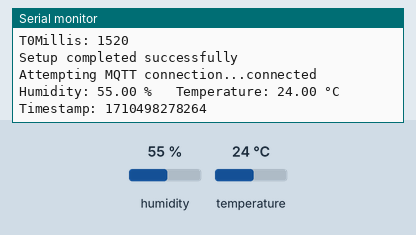
A sketch run on a simulated ESP32. On the bench: the last lines printed to the serial monitor. The test bench sets the inputs (shaded band); at power-on: humidity 55 %, temperature 24 °C. WiFi joins after 1.5 s; servers stay silent unless stated; the local clock reads 2024-03-15 10:24:30 at power-on unless the sketch sets it; no MQTT or app messages arrive unless stated.

Above: at 2.7 s.
2.8 s: humidity set to 22 %
At 5.0 s:
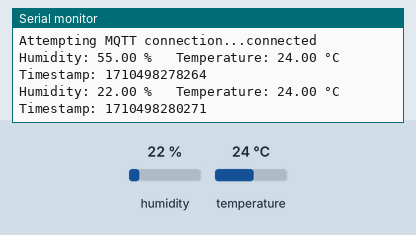
5.5 s: temperature set to 12 °C
At 6.7 s:
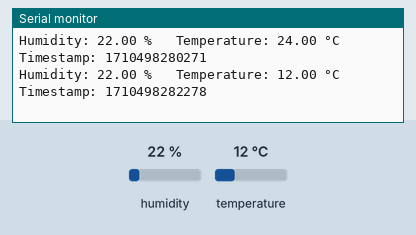
8.2 s: humidity set to 40 %
At 10.3 s:
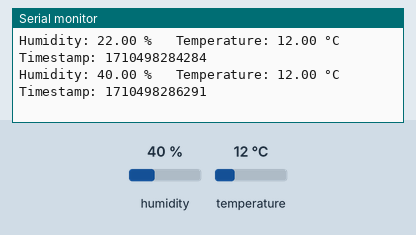
Timing chart, 0 to 11.8 s (numbered marks = the images above; inputs shaded):
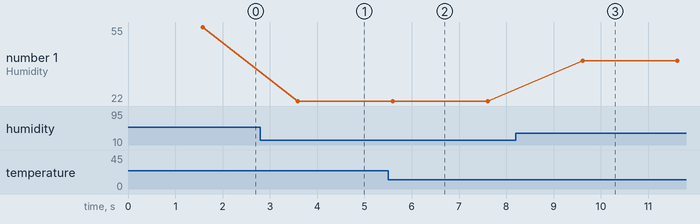

The sketch:

dht.ino.ino
```cpp
#include <WiFi.h>
#include <PubSubClient.h>
#include <ArduinoJson.h>
#include <DHT.h>
#include <time.h>
#include <stdint.h>
#include "credentials.h"
#include "conf.h"
#include "edge.h"

#define DHTPIN 21     // Digital pin connected to the DHT sensor
#define DHTTYPE DHT22 // DHT 22 (AM2302)

DHT dht(DHTPIN, DHTTYPE);
WiFiClient espClient;
PubSubClient client(espClient);

uint64_t T0NTP;
uint64_t T0Milis;

// NTP config
const char *ntpServer = "pool.ntp.org";
const long gmtOffset_sec = 3600;     // Adjust for your timezone (e.g., -3600 for GMT-1)
const int daylightOffset_sec = 3600; // Adjust for daylight saving time

void setup()
{
  Serial.begin(115200);
  setup_wifi(ssid, password);
  client.setServer(mqtt_server, 1883);
  setupTime();
  dht.begin();
  Serial.println("Setup completed successfully");
}

void loop()
{
  if (!client.connected())
  {
    reconnect_Mqtt();
  }
  client.loop();

  // Read temperature and humidity
  float h = dht.readHumidity();
  float t = dht.readTemperature();
  uint64_t timestamp = unixMilis() + 7200;
  Serial.print("Humidity: ");
  Serial.print(h);
  Serial.print(" %\t Temperature: ");
  Serial.print(t);
  Serial.print(" °C");
  Serial.print("\t Timestamp: ");
  Serial.println(timestamp);

  // Check if any reads failed and exit early (to try again).
  if (isnan(h) || isnan(t))
  {
    Serial.println("Failed to read from DHT sensor!");
    delay(2000); // Wait for 2 seconds before sending the next message
    return;
  }

  // Publish temperature and humidityJsonDocument jsonDocTemp;
  JsonDocument jsonDocTemp;
  jsonDocTemp["schema"] = JsonObject();
  jsonDocTemp["schema"]["type"] = "struct";
  jsonDocTemp["schema"]["fields"] = JsonArray();
  JsonObject tempField = jsonDocTemp["schema"]["fields"].createNestedObject();
  tempField["type"] = "float";
  tempField["optional"] = false;
  tempField["field"] = "temperature";
  JsonObject timeFieldTemp = jsonDocTemp["schema"]["fields"].createNestedObject();
  timeFieldTemp["type"] = "int64";
  timeFieldTemp["optional"] = false;
  timeFieldTemp["field"] = "timestamp";
  jsonDocTemp["payload"] = JsonObject();
  jsonDocTemp["payload"]["temperature"] = t;
  jsonDocTemp["payload"]["timestamp"] = timestamp + 7200000; // To correct the GMT+2

  char jsonBufferTemp[400];
  serializeJson(jsonDocTemp, jsonBufferTemp);
  client.publish("{\"temperature\":\"string\"}", jsonBufferTemp);

  JsonDocument jsonDocHumi;
  jsonDocHumi["schema"] = JsonObject();
  jsonDocHumi["schema"]["type"] = "struct";
  jsonDocHumi["schema"]["fields"] = JsonArray();
  JsonObject humField = jsonDocHumi["schema"]["fields"].createNestedObject();
  humField["type"] = "float";
  humField["optional"] = false;
  humField["field"] = "humidity";
  JsonObject timeFieldHumi = jsonDocHumi["schema"]["fields"].createNestedObject();
  timeFieldHumi["type"] = "int64";
  timeFieldHumi["optional"] = false;
  timeFieldHumi["field"] = "timestamp";
  jsonDocHumi["payload"] = JsonObject();
  jsonDocHumi["payload"]["humidity"] = h;
  jsonDocHumi["payload"]["timestamp"] = timestamp + 7200000; // To correct the GMT+2

  char jsonBufferHumi[400];
  serializeJson(jsonDocHumi, jsonBufferHumi);
  client.publish("{\"humidity\":\"string\"}", jsonBufferHumi);

  delay(2000); // Wait for 2 seconds before sending the next message
}
```

conf.h
```cpp
#ifndef CONF_H
#define CONF_H

const char* mqtt_server = "192.168.137.1";

#endif // CONF_H
```

edge.cpp
```cpp
#include <WiFi.h>
#include <PubSubClient.h>
#include "edge.h"

extern PubSubClient client;

void setup_wifi(const char *ssid, const char *password)
{
  delay(10);
  Serial.print("Connecting to Wi-Fi : ");
  Serial.println(ssid);
  Serial.println("Connecting to WiFi...");
  WiFi.begin(ssid, password);
  while (WiFi.status() != WL_CONNECTED)
  {
    delay(500);
    Serial.print(".");
  }
  Serial.println("\nWiFi connected");
  Serial.print("IP address: ");
  Serial.println(WiFi.localIP());
}

void reconnect_Mqtt()
{
  while (!client.connected())
  {
    Serial.print("Attempting MQTT connection...");
    if (client.connect("ESP32Client"))
    {
      Serial.println("connected");
      // Once connected, publish an announcement...
      client.publish("test", "hello world");
    }
    else
    {
      Serial.print("failed, rc=");
      Serial.print(client.state());
      Serial.println(" try again in 5 seconds");
      delay(5000);
    }
  }
}

void setupTime()
{
  configTime(gmtOffset_sec, daylightOffset_sec, ntpServer);
  Serial.println("Synchronizing time with NTP server...");
  struct tm timeinfo;
  if (!getLocalTime(&timeinfo))
  {
    Serial.println("Failed to obtain time");
    Serial.println("Please enter the current UNIX timestamp in seconds:");
    while (!Serial.available())
    {
      delay(100);
    }
    String input = Serial.readStringUntil('\n');
    T0NTP = parseUint64(input) * 1000; // Convert to milliseconds

    time_t manualTime = input.toInt();
    localtime_r(&manualTime, &timeinfo);
    Serial.print("Manual time set to: ");
    Serial.println(&timeinfo, "%Y-%m-%d %H:%M:%S");
  }
  else
  {
    T0NTP = mktime(&timeinfo) * 1000;
    Serial.println("Time synchronized successfully");
    Serial.print("Current time: ");
    Serial.println(&timeinfo, "%Y-%m-%d %H:%M:%S");
  }
  T0Milis = millis();
  Serial.print("T0NTP: ");
  Serial.println(T0NTP);
  Serial.print("T0Millis: ");
  Serial.println(T0Milis);
}

uint64_t unixMilis()
{
  uint64_t trueMillis = T0NTP + millis() - T0Milis;
  return trueMillis;
}

uint64_t parseUint64(String s)
{
  uint64_t result = 0;
  for (int i = 0; i < s.length(); i++)
  {
    char c = s.charAt(i);
    if (c >= '0' && c <= '9')
    {
      result = result * 10 + (c - '0');
    }
    else
    {
      break;
    }
  }
  return result;
}
```

edge.h
```cpp
#ifndef EDGE_H
#define EDGE_H

void setup_wifi(const char *ssid, const char *password);
void reconnect_Mqtt();
void setupTime();
uint64_t unixMilis();
uint64_t parseUint64(String s);

extern const long gmtOffset_sec;
extern const int daylightOffset_sec;
extern const char *ntpServer;
extern uint64_t T0NTP;
extern uint64_t T0Milis;

#endif // EDGE_H
```

Measured:
- after the input at 2.8 s, the serial monitor: prints a new line after 0.79 s (image 1)
- after the input at 5.5 s, the serial monitor: prints a new line after 0.10 s (image 2)
- after the input at 8.2 s, the serial monitor: prints a new line after 1.4 s (image 3)
- plotted number 1: 55 → 22 after the input at 2.8 s, 22 → 40 after the input at 8.2 s
